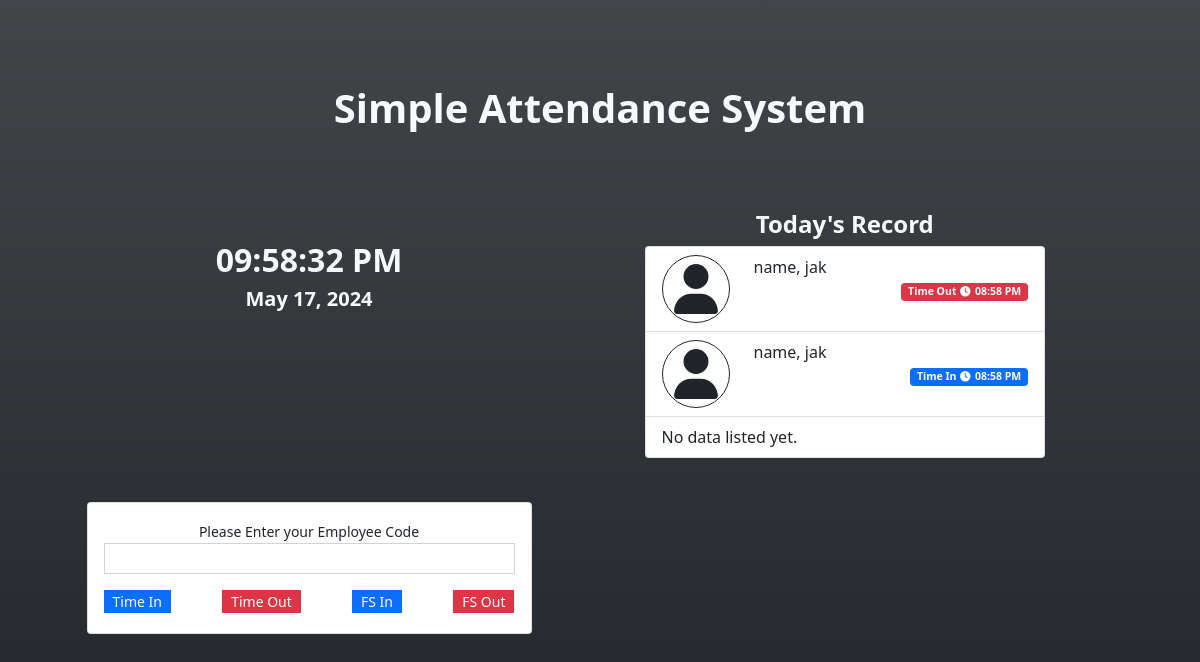
/attendance.php (signed in), run on the app's committed database.
### tables this page shows
CREATE TABLE att_type_list (
            `att_type_id` INTEGER NOT NULL PRIMARY KEY AUTOINCREMENT,
            `name` TEXT NOT NULL,
            `status` INTEGER NOT NULL DEFAULT 1,
            `date_created` TIMESTAMP DEFAULT CURRENT_TIMESTAMP
        );

CREATE TABLE attendance_list (
            `attendance_id` INTEGER NOT NULL PRIMARY KEY AUTOINCREMENT,
            `employee_id` TEXT NOT NULL,
            `att_type_id` TEXT NOT NULL,
            `date_created` TIMESTAMP DEFAULT CURRENT_TIMESTAMP,
            `date_updated` TIMESTAMP NULL,
            FOREIGN KEY(`employee_id`) REFERENCES `employee_list`(`employee_id`) ON DELETE CASCADE,
            FOREIGN KEY(`att_type_id`) REFERENCES `att_type_list`(`att_type_id`) ON DELETE CASCADE
        );

### attendance.php (the view, shortened to what this page needs)
<?php
require_once('DBConnection.php');
?>
<!DOCTYPE html>
<html lang="en">
<head>
    <link rel="stylesheet" href="Font-Awesome-master/css/all.min.css">
    <link rel="stylesheet" href="css/bootstrap.min.css">
    <link rel="stylesheet" href="DataTables/datatables.min.css">
</head>
<body>
    <main class="bg-dark bg-gradient text-light">
    <div class="container py-3 d-flex flex-column " id="page-container">
        <div class="w-100 h-25 d-flex  align-items-center">
            <h2 class="text-center w-100 fs-1"><b>Simple Attendance System</b></h2>
        </div>
        <div class="w-100 row flex-grow-1">
            <div class="col-md-6 d-flex flex-column align-items-center h-100">
                <div class="w-100 h-25 d-flex align-items-center">
                    <div class="w-100">
                        <h2 class="text-center"><b><span id="time_display"><?php echo date("h:i A") ?></span></b></h2>
                        <h5 class="text-center"><b><span id="date_display"><?php echo date("M d,Y ") ?></span></b></h5>
                    </div>
                </div>
                <div class="w-100 h-75 d-flex align-items-center">
                    <div class="w-100">
                        <div class="card text-dark col-sm-10 offset-sm-1 align-middle h-auto">
                            <div class="card-body">
                                <center><small>Please Enter your Employee Code</small></center>
                                <div class="form-group">
                                    <input type="text" autofocus class="form-control form-control-sm rounded-0" id="employee_code">
                                </div>
                                <div class="form-group d-flex justify-content-between mt-3 mb-1">
                                    <?php
                                    $qry = $conn->query("SELECT * FROM `att_type_list` order by att_type_id asc");
                                    while($row= $qry->fetchArray()):
                                        $bg = 'primary';
                                        if(in_array($row['att_type_id'],array(2,4)))
                                        $bg = 'danger';
                                    ?>
                                    <button class="att_btn btn btn-sm btn-<?php echo $bg ?> rounded-0 py-0" type="button" data-id="<?php echo $row['att_type_id'] ?>"><?php echo $row['name'] ?></button>
                                    <?php endwhile; ?>
                                </div>
                            </div>
                        </div>
                    </div>
                </div>
            </div>
            <div class="col-md-6 h-100 d-flex align-items-center">
                <div class="w-100">
                    <div class="col-sm-9 offset-sm-1">
                        <h4 class="text-light text-center"><b>Today's Record</b></h4>
                        <div class="overflow-auto" style="height:67vh">
                            <ul class="list-group">
                                <?php
                                $today = date("Y-m-d");
                                $att_qry = $conn->query("SELECT a.*,t.name as tname,(e.lastname || ', ' || e.firstname || ' ' || e.middlename) as `fullname` FROM `attendance_list` a inner join employee_list e on a.employee_id = e.employee_id inner join att_type_list t on a.att_type_id = t.att_type_id where date(a.date_created) = '".$today."' ORDER BY strftime('%s', a.date_created) desc");
                                while($row = $att_qry->fetchArray()):
                                    $bg = "primary";
                                    if(in_array($row['att_type_id'],array(2,4)))
                                    $bg = "danger";
                                ?>
                                <li class="list-group-item att-item" data-id="<?php echo $row['attendance_id'] ?>">
                                <div class="row row-cols-2">
                                    <div class="col-auto d-flex align-items-center"><span class="fa border border-dark p-2 fa-user rounded-circle" style="width:50px !important;height:50px !important" ></span></div>
                                    <div class="col-auto flex-grow-1 d-flex flex-column">
                                        <div class="w-100">
                                            <?php echo $row['fullname'] ?>
                                        </div>
                                        <div class='w-100 d-flex justify-content-end'>
                                            <small><span class="badge bg-<?php echo $bg ?>"><?php echo $row['tname'] ?><i class="fa fa-clock mx-1"></i><?php echo date("h:i A",strtotime($row['date_created'])) ?></span></small>
                                        </div>
                                    </div>
                                </div>
                                </li>
                                <?php endwhile; ?>
                                <?php if(!$att_qry->fetchArray()): ?>
                                <li class="list-group-item" id="noData">No data listed yet.</li>
                                <?php endif; ?>
                            </ul>
                        </div>
                    </div>
                </div>
            </div>
        </div>
    </div>
    </main>
</body>
</html>

### attendance.php (style rules this page uses)
html,body { height:100%; width:100%; }
main { height:100%; display:flex; flex-flow:column; }
#page-container { flex: 1 1 auto; overflow:auto; }

### data on the page
att_type_list: name "Time In"
att_type_list: name "Time Out"
att_type_list: name "FS In"
att_type_list: name "FS Out"
attendance_list: fullname "name, jak", att_type.name "Time Out", date_created "08:58 PM"
attendance_list: fullname "name, jak", att_type.name "Time In", date_created "08:58 PM"
